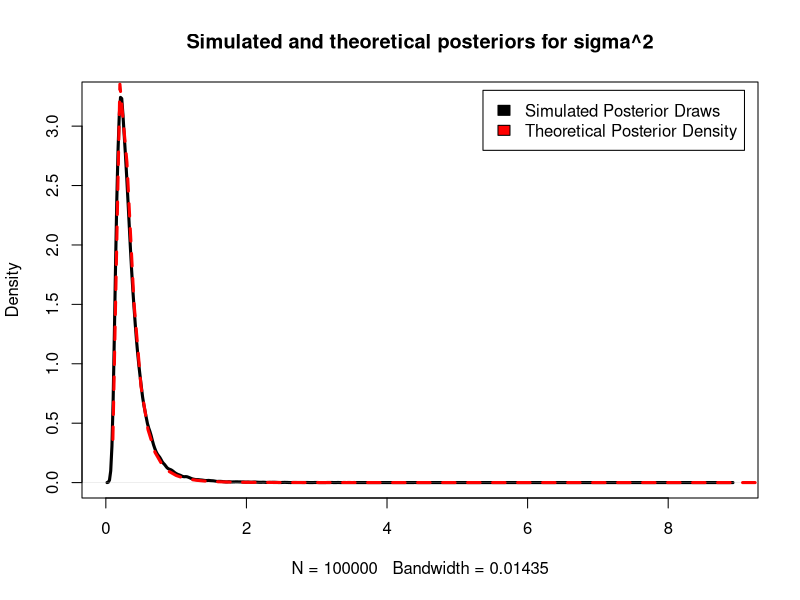
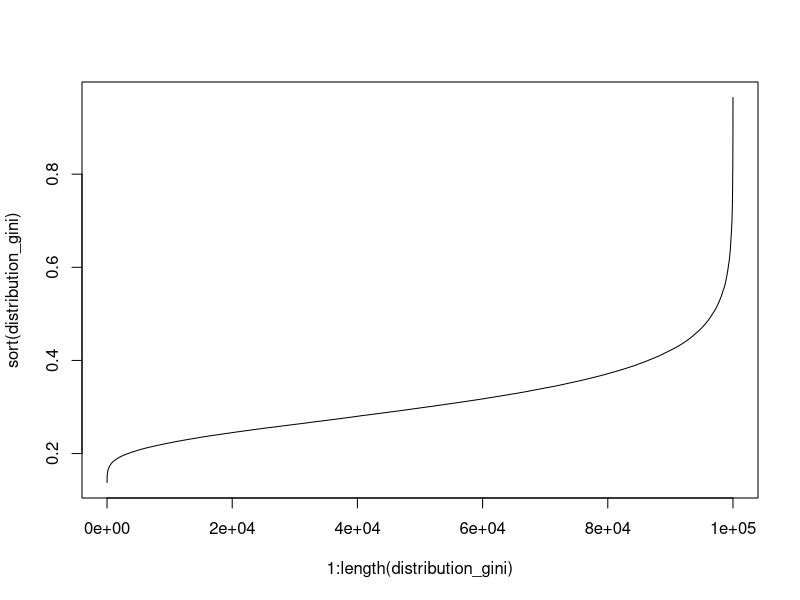
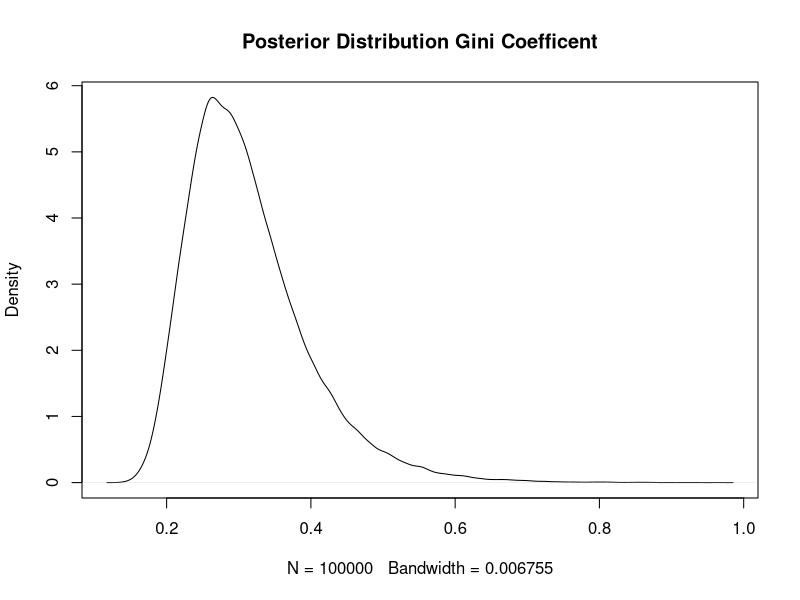
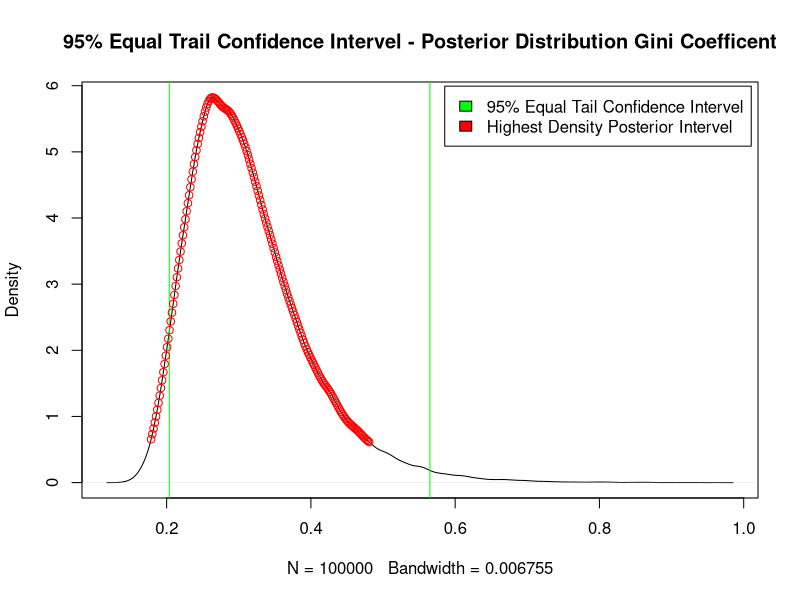

These figures' R source, in order:
y = c(33,24,48,32,55,74,23,76, 17)
mu = 3.5
n = 9

# 2.a)

tau_sq = sum((log(y)-mu)^2)/n   
X_draws = rchisq(1E5,n-1)

sigma_sq = (n-1)*tau_sq / X_draws   # Simulating draws from Inv−χ2(n,τ) distribution

# Theoretical density function for Inv−χ2(n,τ) distribution 
inversechisq <- function(x, v, s){
  density = (((v/2)^(v/2))/gamma(v/2)) * (s^v) * (x^(-(v/2+1))) * (exp((-v*s^2)/(2*x)))
  return (density)
}
# Plotting posterior draws from sampling 
plot(density(sigma_sq), lwd=3, main="Simulated and theoretical posteriors for sigma^2") 
# Plotting posterior distribution using therotical density function 
lines(seq(0.1,15,by=0.1), inversechisq(seq(0.1,15,by=0.1), n, sqrt(tau_sq)), type = "l", col =  "red", lty=2, lwd=3)  
legend("topright", inset=.02, c("Simulated Posterior Draws", "Theoretical Posterior Density"), fill=c("black", "red"))

# 2.b)
# Calculating and plotting Gini coefficient from posterior Draws
distribution_gini = 2 * pnorm(sqrt(sigma_sq/2)) - 1
plot(1:length(distribution_gini), sort(distribution_gini), type = "l")
plot(density(distribution_gini), main = "Posterior Distribution Gini Coefficent") 

# 2.c)
num = length(distribution_gini)
sorted = sort(distribution_gini)

# Finding cumulative sum of densities 
c_sum = cumsum(sorted)
total = c_sum[length(c_sum)]
# Normalizing
c_sum_norm <- c_sum / total


lower <- 0
upper <- 0
N = length(c_sum)
for (i in 1:as.integer(N/2)){
  # Finding lower bound of 95% equal tail credible interval as the point which contains 2.5% of the distribution 
  if (c_sum_norm[i] < 0.025){
    lower <- i
  }
  # Finding upper bound of 95% equal tail credible interval as the point which contains 97.5% of the distribution 
  if (c_sum_norm[N-i] > 0.975){
    upper <- N-i
  }
  

}

# Plotting Confidence Intervals 
plot(density(distribution_gini), main = "95% Equal Trail Confidence Intervel - Posterior Distribution Gini Coefficent") 
abline(v = sorted[lower], col = "green")
abline(v = sorted[upper], col = "green")
legend("topright", inset=.02, c("Confidence Intervel"), fill=c("green"))


# Checking if found confidence interval is correct
sum(sorted[lower:upper]/sum(sorted))
sum(sorted[1:lower]/sum(sorted))
sum(sorted[upper:N]/sum(sorted))

# 2.d)

# Finding density of gini distribution
dense = density(sorted)
# storing coordinate and desnity values in a dataframe
df = data.frame(x=dense$x,y=dense$y)
# sorting dataframe based on density values
df = df[order(df$y),]
# Finding cumulative sum of sorted density values
df$cumsum = cumsum(df$y)
# finding all points at which the cumulative sum is > 5% if the total density ( 95% Highest density posterior interval)
df = df[df$cumsum>.05 * sum(df$y),c("x","y","cumsum")]
head(df)

# verifying if we have found the correct interval
sum(df$y) / sum(dense$y)

# plotting the HDPI
points(df,col="red")
legend("topright", inset=.01, c("95% Equal Tail Confidence Intervel", "Highest Density Posterior Intervel"), fill=c("green", "red"))
#black lines indicate equal tail credible interval 95%
#red dots indicate 95% highest posterior density

